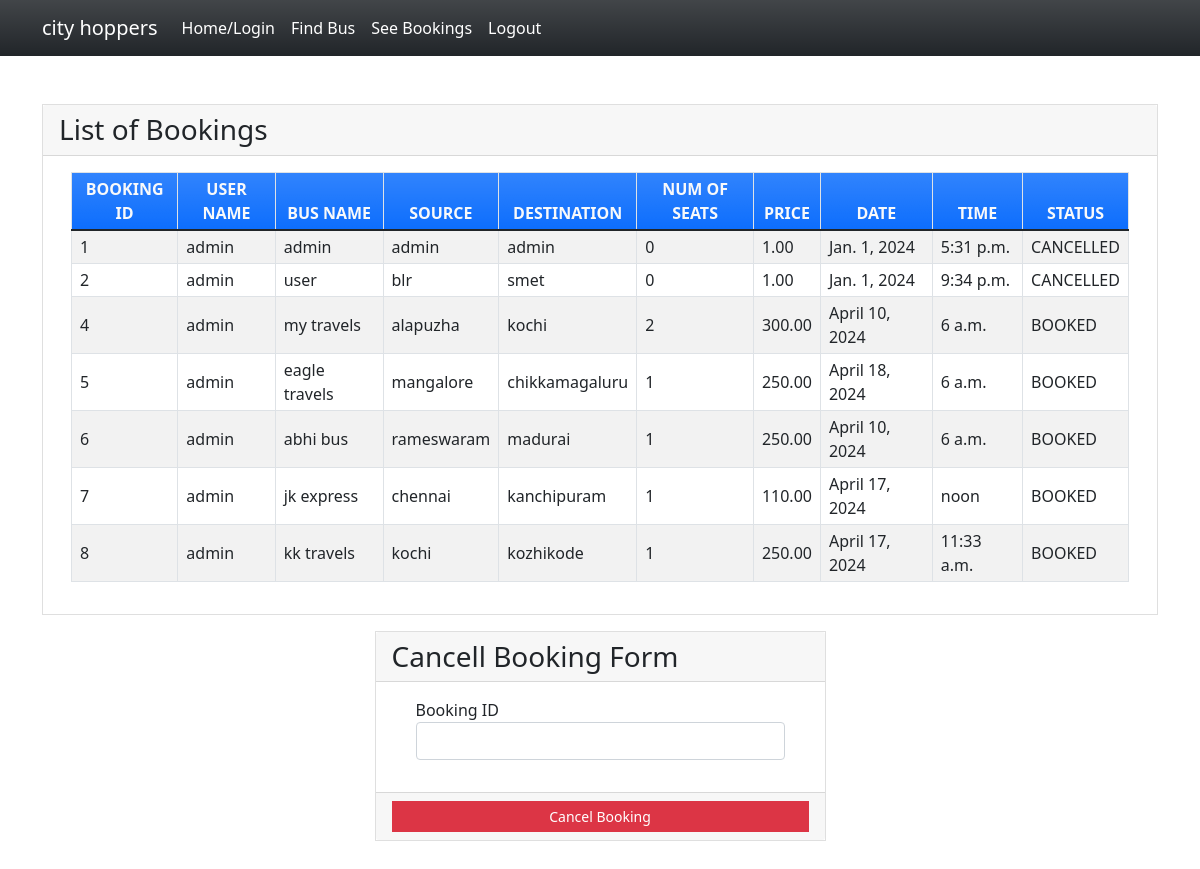
/seebookings (signed in), run on the app's committed database.
### myapp/models.py (models this page shows, shortened)
class Book(models.Model):
    BOOKED = 'B'
    CANCELLED = 'C'
    TICKET_STATUSES = ((BOOKED, 'Booked'),
                       (CANCELLED, 'Cancelled'),)
    email = models.EmailField()
    name = models.CharField(max_length=30)
    userid =models.DecimalField(decimal_places=0, max_digits=2)
    busid=models.DecimalField(decimal_places=0, max_digits=2)
    bus_name = models.CharField(max_length=30)
    source = models.CharField(max_length=30)
    dest = models.CharField(max_length=30)
    nos = models.DecimalField(decimal_places=0, max_digits=2)
    price = models.DecimalField(decimal_places=2, max_digits=6)
    date = models.DateField()
    time = models.TimeField()
    status = models.CharField(choices=TICKET_STATUSES, default=BOOKED, max_length=2)
    class Meta:
        verbose_name_plural = "List of Books"

### myapp/views.py (the view)
# urls.py: path('seebookings', views.seebookings, name="seebookings"),
@login_required(login_url='signin')
def seebookings(request,new={}):
    context = {}
    id_r = request.user.id
    book_list = Book.objects.filter(userid=id_r)
    if book_list:
        return render(request, 'myapp/booklist.html', locals())
    else:
        context["error"] = "Sorry no buses booked"
        return render(request, 'myapp/findbus.html', context)

### myapp/templates/myapp/booklist.html (shortened to what this page needs)
{% extends 'myapp/base.html' %} {% block content %}
<div class="container my-5">
    <div class="card rounded-0">
        <div class="card-header">
            <div class="card-title h3 mb-0">List of Bookings</div>
        </div>
        <div class="card-body">
            <div class="container-fluid">
                <table class="table table-bordered table-striped">
                    <thead>
                        <tr class="bg-gradient bg-primary text-light">
                            <th class="p-1 text-center">BOOKING ID</th>
                            <th class="p-1 text-center">USER NAME</th>
                            <th class="p-1 text-center">BUS NAME</th>
                            <th class="p-1 text-center">SOURCE</th>
                            <th class="p-1 text-center">DESTINATION</th>
                            <th class="p-1 text-center">NUM OF SEATS</th>
                            <th class="p-1 text-center">PRICE</th>
                            <th class="p-1 text-center">DATE</th>
                            <th class="p-1 text-center">TIME</th>
                            <th class="p-1 text-center">STATUS</th>
                        </tr>
                    </thead>
                    {% for row in book_list %}
                    <tr>
                        <td class="px-2 py-1 align-middle">{{row.id}}</td>
                        <td class="px-2 py-1 align-middle">{{row.name}}</td>
                        <td class="px-2 py-1 align-middle">{{row.bus_name}}</td>
                        <td class="px-2 py-1 align-middle">{{row.source}}</td>
                        <td class="px-2 py-1 align-middle">{{row.dest}}</td>
                        <td class="px-2 py-1 align-middle">{{row.nos}}</td>
                        <td class="px-2 py-1 align-middle">{{row.price}}</td>
                        <td class="px-2 py-1 align-middle">{{row.date}}</td>
                        <td class="px-2 py-1 align-middle">{{row.time}}</td>
                        <td class="px-2 py-1 align-middle">{{row.status}}</td>
                    </tr>
                    {% endfor %}
                </table>
            </div>
        </div>
    </div>
    <div class="row mt-3 justify-content-center">
        <div class="col-lg-5 col-md-7 col-sm-10 col-xs-12">
            <div class="card rounded-0">
                <div class="card-header">
                    <div class="card-title h3 mb-0">Cancell Booking Form</div>
                </div>
                <div class="card-body">
                    <div class="container-fluid">
                        <form action="{% url 'cancellings' %}" method="post" id="cancel-form">
                            <div class="mb-3">
                                <label for="bus_id" class="control-label">Booking ID</label>
                                <input name='bus_id' class="form-control" type="number" id="bus_id">
                            </div>
                        </form>
                    </div>
                </div>
                <div class="card-footer text-center">
                    <button class="btn btn-sm rounded-0 btn-danger w-100" form="cancel-form">Cancel Booking</button>
                </div>
            </div>
        </div>
    </div>
</div>
{% endblock %}

### myapp/templates/myapp/base.html (shortened to what this page needs)
<!doctype html>
<html lang="en">
<head>
    <link rel="stylesheet" href="https://cdn.jsdelivr.net/npm/bootstrap@5.1.3/dist/css/bootstrap.min.css">
</head>
<body>
<nav class="navbar navbar-expand-lg navbar-light bg-gradient bg-dark">
    <div class="container">
            <a class="navbar-brand" href="#" style="color: white;">city hoppers</a>
        <div class="collapse navbar-collapse" id="navbarNavAltMarkup">
            <div class="navbar-nav" >
                <a class="nav-item nav-link active" href="{% url 'home' %}" style="color: white;">Home/Login</a>
                <a class="nav-item nav-link" href="{% url 'findbus' %}" style="color: white;">Find Bus</a>
                <a class="nav-item nav-link" href="{% url 'seebookings' %}" style="color: white;">See Bookings</a>
                {% if request.user.is_active %}
                <a class="nav-item nav-link " href="{% url 'signout' %}" style="color: white;">Logout</a>
                {% else %}
                <a class="nav-item nav-link " href="{% url 'signup' %}" style="color: white;">Registration</a>
                {% endif %}
            </div>
        </div>
    </div>
</nav>
{% block content %}
{% endblock %}
</body>
</html>

### myapp/templates/myapp/base.html (style rules this page uses)
body { background-image: url(https://media.istockphoto.com/id/1154151207/photo/white-bus-traveling-on-the-asphalt-road-around-line-of-trees-in-rural-landscape-at-sunset.webp?b=1&s=170667a&w=0&k=20&c=Xkxq_jMAmKrvcUwmRQJdYB2VXDorGbTYyw7fzHuY-hs=); background-repeat: no-repeat; background-size: cover; }

### data on the page
Book: id "1", name "admin", bus_name "admin", source "admin", dest "admin", nos "0", price "1.00", date "Jan. 1, 2024", time "5:31 p.m.", status "CANCELLED"
Book: id "2", name "admin", bus_name "user", source "blr", dest "smet", nos "0", price "1.00", date "Jan. 1, 2024", time "9:34 p.m.", status "CANCELLED"
Book: id "4", name "admin", bus_name "my travels", source "alapuzha", dest "kochi", nos "2", price "300.00", date "April 10, 2024", time "6 a.m.", status "BOOKED"
Book: id "5", name "admin", bus_name "eagle travels", source "mangalore", dest "chikkamagaluru", nos "1", price "250.00", date "April 18, 2024", time "6 a.m.", status "BOOKED"
Book: id "6", name "admin", bus_name "abhi bus", source "rameswaram", dest "madurai", nos "1", price "250.00", date "April 10, 2024", time "6 a.m.", status "BOOKED"
Book: id "7", name "admin", bus_name "jk express", source "chennai", dest "kanchipuram", nos "1", price "110.00", date "April 17, 2024", time "noon", status "BOOKED"
Book: id "8", name "admin", bus_name "kk travels", source "kochi", dest "kozhikode", nos "1", price "250.00", date "April 17, 2024", time "11:33 a.m.", status "BOOKED"
